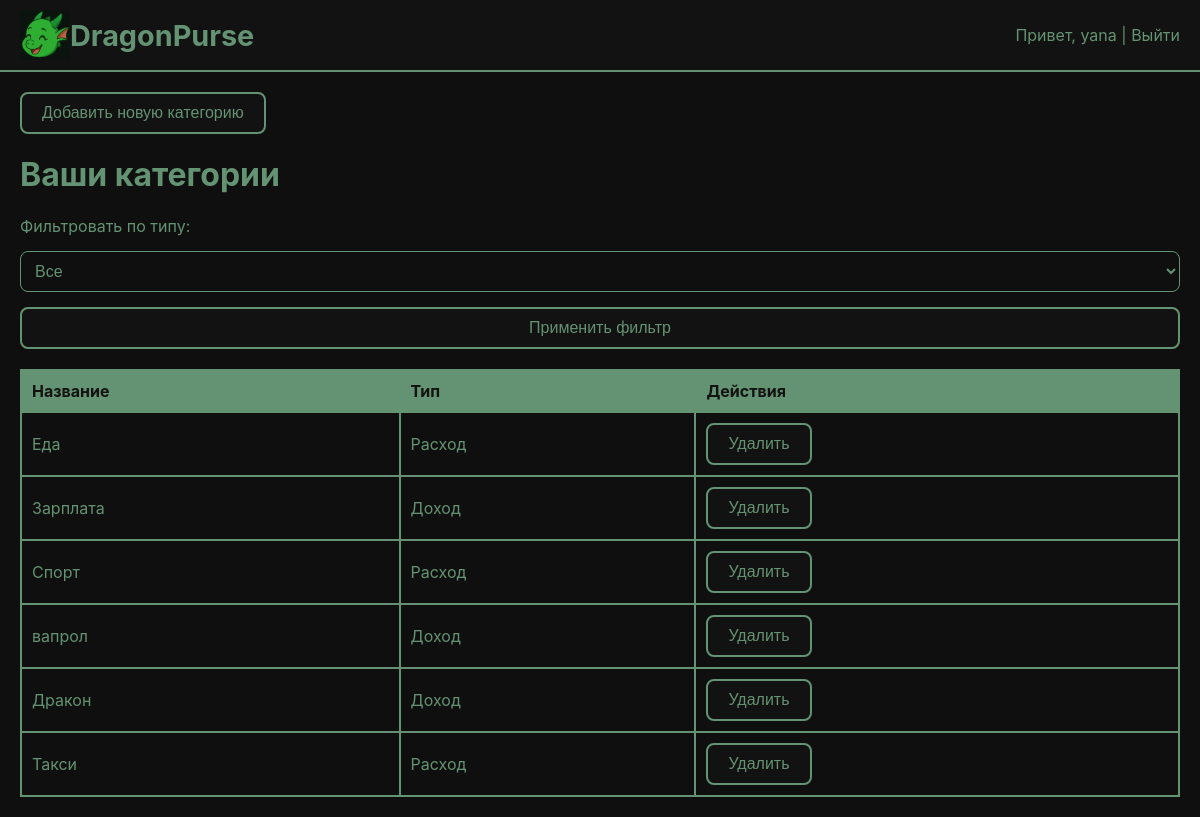
Page /categories/ (signed in) on the earlier database version.
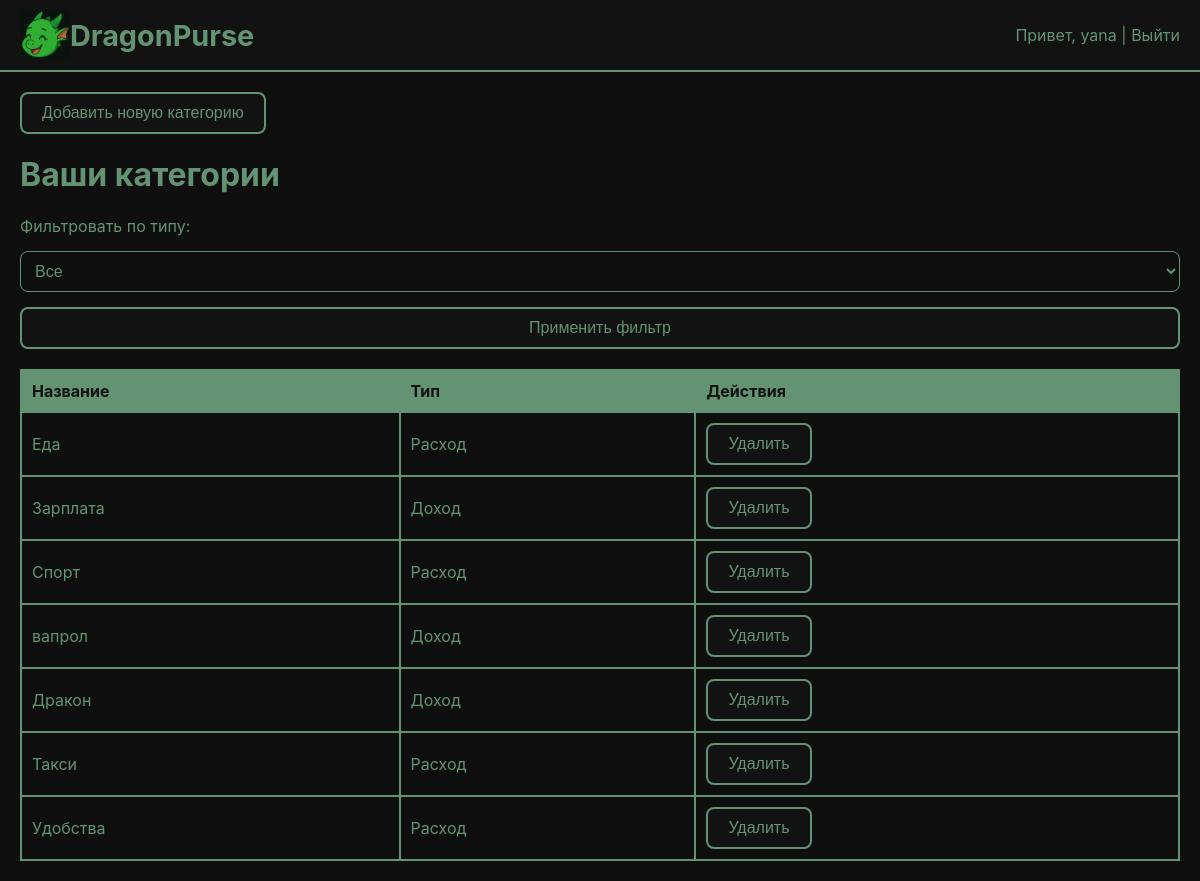
Same page on the later database version.
### accounts/models.py (models this page shows, shortened)
class Category(models.Model):
    CATEGORY_TYPES = [
        ('income', 'Доход'),
        ('expense', 'Расход'),
    ]
    user = models.ForeignKey(User, on_delete=models.CASCADE)  # Это поле должно быть здесь
    name = models.CharField(max_length=100)
    category_type = models.CharField(max_length=10, choices=CATEGORY_TYPES)

### accounts/views.py (the view)
# urls.py: path('categories/', CategoryListView.as_view(), name='category_list'),
class CategoryListView(View):
    def get(self, request):
        category_type = request.GET.get('category_type')
        if category_type:
            categories = Category.objects.filter(user=request.user, category_type=category_type)
        else:
            categories = Category.objects.filter(user=request.user)  # Получаем все категории текущего пользователя
        return render(request, 'accounts/category_list.html', {'categories': categories, 'category_type': category_type})

### accounts/templates/accounts/category_list.html (shortened to what this page needs)
{% extends "accounts/base.html" %}
{% load static %}
{% block head %}<link rel="stylesheet" href="{% static 'accounts/css/header.css' %}">{% endblock %}
{% block content %}
    <a href="{% url 'category_create' %}"><button>Добавить новую категорию</button></a>
    <h1>Ваши категории</h1>
<form method="get" action="{% url 'category_list' %}">
    <label for="category_type">Фильтровать по типу:</label>
    <select name="category_type" id="category_type">
        <option value="">Все</option>
    </select>
    <button type="submit">Применить фильтр</button>
</form>
    <table>
    <thead>
        <tr>
            <th>Название</th>
            <th>Тип</th>
            <th>Действия</th>
        </tr>
    </thead>
    <tbody>
        {% for category in categories %}
            <tr>
                <td>{{ category.name }}</td>
                <td>{{ category.get_category_type_display }}</td>
                <td>
                    <form action="{% url 'category_delete' category.id %}" method="post" style="display:inline;">
                        <button type="submit" class="btn-danger">Удалить</button>
                    </form>
                </td>
            </tr>
        {% empty %}
            <tr>
                <td colspan="3">Нет категорий.</td>
            </tr>
        {% endfor %}
    </tbody>
</table>
{% endblock %}

Differences in the rows shown:
added Category: name "Удобства", category_type "Расход"
